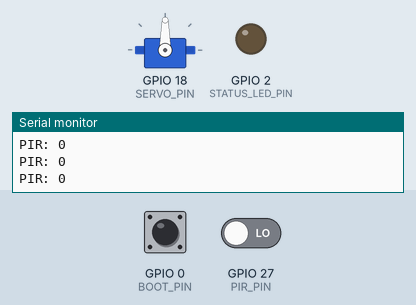
A program run on a simulated ESP32. Shown: servo, output pins drawn as LEDs (lit = HIGH), the last lines printed to the serial monitor. The test bench sets the inputs (shaded band); at power-on: GPIO 0 (BOOT_PIN) HIGH, GPIO 27 (PIR_PIN) LOW.

Above: at 1.2 s.
1.3 s: GPIO 0 (BOOT_PIN) pulled LOW for 0.15 s
At 1.7 s:
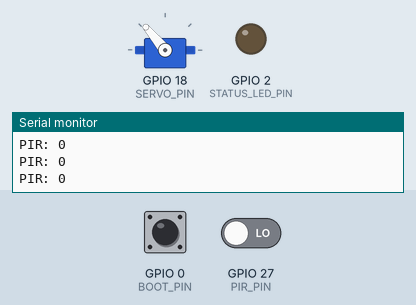
Timing chart, 0 to 4.3 s (numbered marks = the images above; inputs shaded):
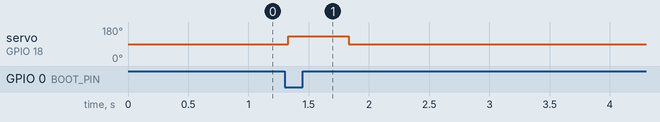

The program:

main.cpp
```cpp
#include <Arduino.h>
#include <ESP32Servo.h>

// D27 = GPIO27 (PIR OUT), D18 = GPIO18 (servo signal).
// BOOT is GPIO0. EN is a reset button, so it cannot be read here.
constexpr uint8_t PIR_PIN = 27;
constexpr uint8_t SERVO_PIN = 18;
constexpr uint8_t BOOT_PIN = 0;
constexpr uint8_t STATUS_LED_PIN = LED_BUILTIN;  // Blue LED on this board (GPIO2).

constexpr int HOME_ANGLE = 90;
constexpr int FORWARD_ANGLE = HOME_ANGLE + 40;
constexpr unsigned long PIR_WARMUP_MS = 90000;
constexpr unsigned long MOVE_TIME_MS = 500;
constexpr unsigned long DEBOUNCE_MS = 30;
constexpr unsigned long READY_LED_ON_MS = 10000;
constexpr unsigned long PIR_PRINT_MS = 100;

Servo servo;
unsigned long startedAt = 0;
unsigned long phaseStartedAt = 0;
unsigned long buttonChangedAt = 0;
unsigned long lastPirPrintAt = 0;

// A short, non-blocking movement lets us notice button presses while moving.
enum class MotionPhase { Idle, MovingForward, MovingBack };
MotionPhase phase = MotionPhase::Idle;

bool lastButtonReading = HIGH;
bool stableButtonState = HIGH;
bool pirWasHigh = false;
uint8_t manualMovesQueued = 0;
uint8_t pirMovesQueued = 0;

void readBootButton(unsigned long now) {
  const bool reading = digitalRead(BOOT_PIN);

  if (reading != lastButtonReading) {
    buttonChangedAt = now;
    lastButtonReading = reading;
  }

  // Queue one movement per press. Releasing the button does nothing.
  if (now - buttonChangedAt >= DEBOUNCE_MS && reading != stableButtonState) {
    stableButtonState = reading;
    if (stableButtonState == LOW && manualMovesQueued < 10) {
      ++manualMovesQueued;
      Serial.println("BOOT pressed: manual movement queued");
    }
  }
}

void readPir(unsigned long now) {
  // Ignore PIR entirely for the first 90 seconds after startup/reset.
  if (now - startedAt < PIR_WARMUP_MS) return;

  const bool pirIsHigh = digitalRead(PIR_PIN) == HIGH;
  if (pirIsHigh != pirWasHigh) {
    pirWasHigh = pirIsHigh;
    // HIGH triggers once; the later transition back to LOW triggers once.
    // If a movement is underway, the next one waits in the queue.
    if (pirMovesQueued < 10) ++pirMovesQueued;
    Serial.println(pirIsHigh ? "PIR HIGH: movement queued"
                             : "PIR LOW: movement queued");
  }
}

void printPirState(unsigned long now) {
  // Show the raw PIR pin even during warm-up; only readPir() gates servo actions.
  if (now - lastPirPrintAt < PIR_PRINT_MS) return;
  lastPirPrintAt = now;
  Serial.print("PIR: ");
  Serial.println(digitalRead(PIR_PIN) == HIGH ? 1 : 0);
}

void updateReadyLed(unsigned long now) {
  // After warm-up, light the blue LED for 10 seconds, then turn it off.
  if (now - startedAt < PIR_WARMUP_MS) {
    digitalWrite(STATUS_LED_PIN, LOW);
    return;
  }
  const unsigned long readyFor = now - startedAt - PIR_WARMUP_MS;
  digitalWrite(STATUS_LED_PIN, readyFor < READY_LED_ON_MS ? HIGH : LOW);
}

void startMovement(unsigned long now) {
  servo.write(FORWARD_ANGLE);
  phase = MotionPhase::MovingForward;
  phaseStartedAt = now;
  Serial.println("Moving 40 degrees forward");
}

void updateMovement(unsigned long now) {
  if (phase == MotionPhase::MovingForward &&
      now - phaseStartedAt >= MOVE_TIME_MS) {
    servo.write(HOME_ANGLE);
    phase = MotionPhase::MovingBack;
    phaseStartedAt = now;
    Serial.println("Moving 40 degrees back");
  } else if (phase == MotionPhase::MovingBack &&
             now - phaseStartedAt >= MOVE_TIME_MS) {
    phase = MotionPhase::Idle;
  }
}

void setup() {
  Serial.begin(115200);
  pinMode(PIR_PIN, INPUT);
  pinMode(BOOT_PIN, INPUT_PULLUP);
  pinMode(STATUS_LED_PIN, OUTPUT);
  digitalWrite(STATUS_LED_PIN, LOW);

  // Start at neutral; each action goes 90 -> 130 -> 90 degrees.
  servo.setPeriodHertz(50);
  servo.attach(SERVO_PIN, 500, 2400);
  servo.write(HOME_ANGLE);

  startedAt = millis();
  Serial.println("Ready for BOOT presses; PIR warm-up started (90 seconds)");
}

void loop() {
  const unsigned long now = millis();
  readBootButton(now);
  printPirState(now);
  readPir(now);
  updateReadyLed(now);
  updateMovement(now);

  if (phase == MotionPhase::Idle) {
    // Manual button presses have priority over queued PIR movements.
    if (manualMovesQueued > 0) {
      --manualMovesQueued;
      startMovement(now);
    } else if (pirMovesQueued > 0) {
      --pirMovesQueued;
      startMovement(now);
    }
  }
}
```

Measured:
- after the input at 1.3 s, servo on GPIO 18 (SERVO_PIN): 90° → 130° at once, → 90° 0.50 s later
